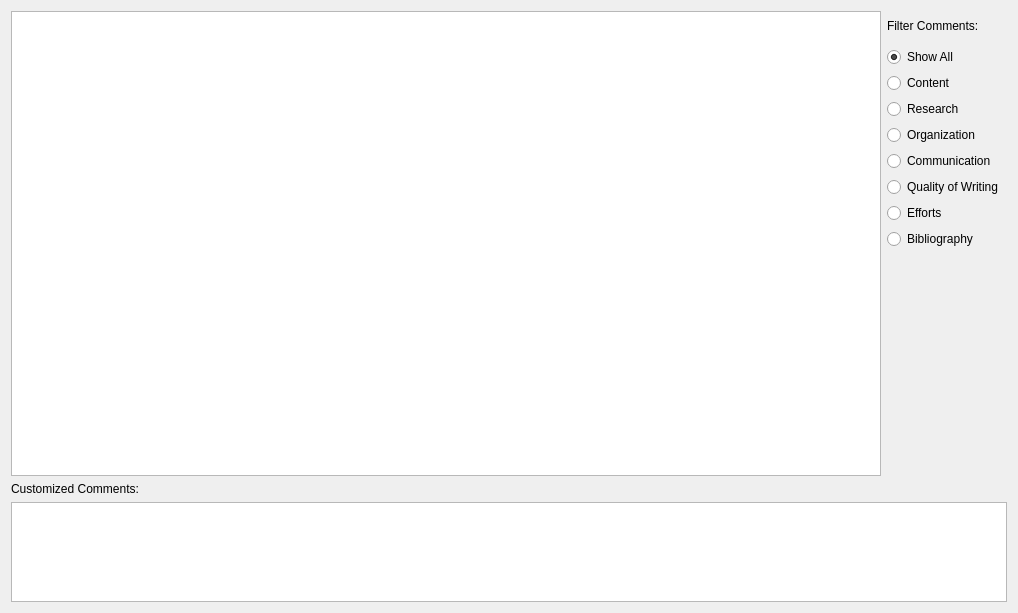
<?xml version="1.0" encoding="UTF-8"?>
<ui version="4.0">
 <class>Form</class>
 <widget class="QWidget" name="Form">
  <property name="geometry">
   <rect>
    <x>0</x>
    <y>0</y>
    <width>1018</width>
    <height>613</height>
   </rect>
  </property>
  <property name="windowTitle">
   <string>Form</string>
  </property>
  <layout class="QHBoxLayout" name="horizontalLayout">
   <item>
    <layout class="QVBoxLayout" name="verticalLayout">
     <item>
      <layout class="QHBoxLayout" name="horizontalLayout_2">
       <item>
        <widget class="QTableView" name="tableView__comments"/>
       </item>
       <item>
        <layout class="QVBoxLayout" name="verticalLayout_2" stretch="2,2,2,2,2,2,2,2,2,0">
         <item>
          <widget class="QLabel" name="label__filter">
           <property name="minimumSize">
            <size>
             <width>120</width>
             <height>0</height>
            </size>
           </property>
           <property name="maximumSize">
            <size>
             <width>16777215</width>
             <height>30</height>
            </size>
           </property>
           <property name="text">
            <string>Filter Comments:</string>
           </property>
          </widget>
         </item>
         <item>
          <widget class="QRadioButton" name="radio__show_all">
           <property name="text">
            <string>Show All</string>
           </property>
           <property name="checked">
            <bool>true</bool>
           </property>
          </widget>
         </item>
         <item>
          <widget class="QRadioButton" name="radio__content">
           <property name="text">
            <string>Content</string>
           </property>
          </widget>
         </item>
         <item>
          <widget class="QRadioButton" name="radio__research">
           <property name="text">
            <string>Research</string>
           </property>
          </widget>
         </item>
         <item>
          <widget class="QRadioButton" name="radio__organization">
           <property name="text">
            <string>Organization</string>
           </property>
          </widget>
         </item>
         <item>
          <widget class="QRadioButton" name="radio__communication">
           <property name="text">
            <string>Communication</string>
           </property>
          </widget>
         </item>
         <item>
          <widget class="QRadioButton" name="radio__quality">
           <property name="text">
            <string>Quality of Writing</string>
           </property>
          </widget>
         </item>
         <item>
          <widget class="QRadioButton" name="radio__efforts">
           <property name="text">
            <string>Efforts</string>
           </property>
          </widget>
         </item>
         <item>
          <widget class="QRadioButton" name="radio__bibliography">
           <property name="text">
            <string>Bibliography</string>
           </property>
          </widget>
         </item>
         <item>
          <spacer name="verticalSpacer">
           <property name="orientation">
            <enum>Qt::Vertical</enum>
           </property>
           <property name="sizeHint" stdset="0">
            <size>
             <width>20</width>
             <height>40</height>
            </size>
           </property>
          </spacer>
         </item>
        </layout>
       </item>
      </layout>
     </item>
     <item>
      <widget class="QLabel" name="label__cust_comments">
       <property name="text">
        <string>Customized Comments:</string>
       </property>
      </widget>
     </item>
     <item>
      <widget class="QPlainTextEdit" name="plainTextEdit__cust_comments">
       <property name="maximumSize">
        <size>
         <width>16777215</width>
         <height>100</height>
        </size>
       </property>
      </widget>
     </item>
    </layout>
   </item>
  </layout>
 </widget>
 <resources/>
 <connections/>
</ui>
